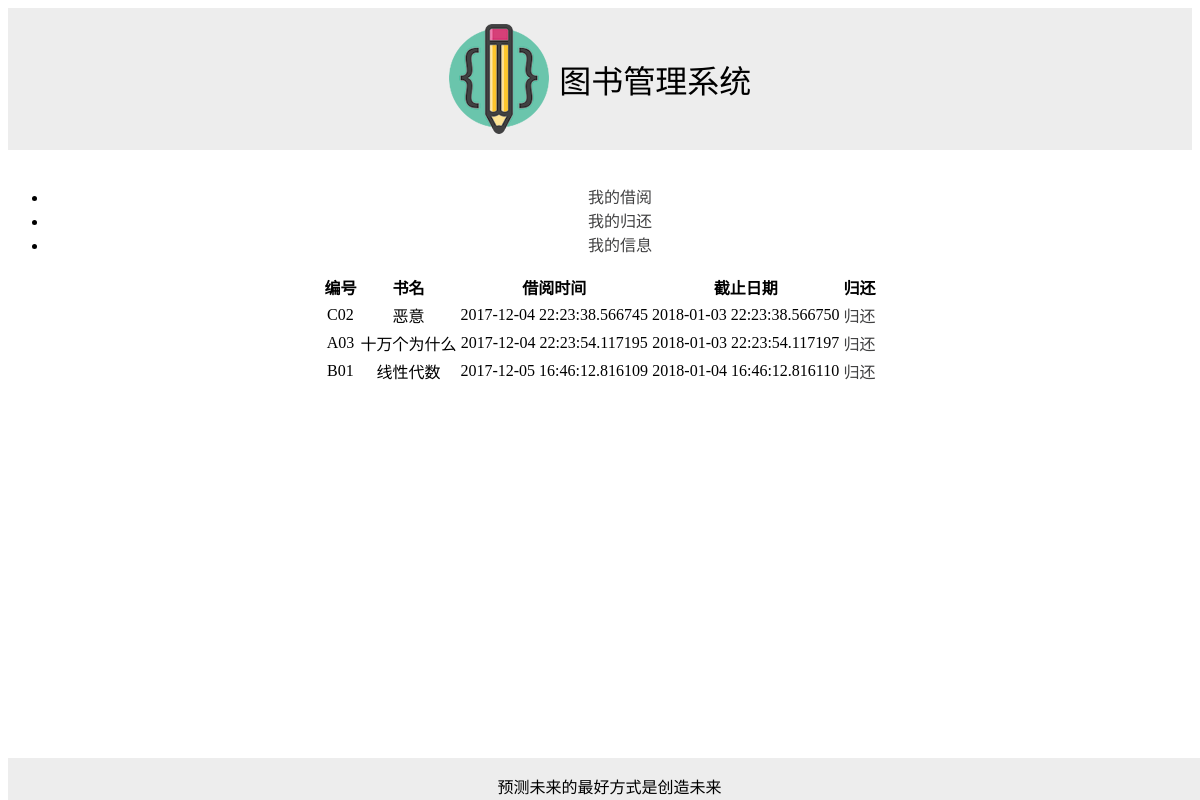
/borrowinfo (signed in), run on the app's committed database.
### app/models.py (models this page shows, shortened)
class Borrow(db.Model):
    __tablename__ = 'borrow'
    id = db.Column(db.INTEGER, primary_key=True)
    reader_no=db.Column(db.String(40),db.ForeignKey('reader.no'),index = True)
    book_id=db.Column(db.String(40),db.ForeignKey('book.id'))
    borrow_date=db.Column(db.DateTime)
    return_date=db.Column(db.DateTime)

class Book(db.Model):
    __tablename__ = 'book'
    id=db.Column(db.String(40),primary_key=True,unique=True)
    name = db.Column(db.String(40))
    style_num=db.Column(db.String(40))
    author=db.Column(db.String(20))
    count=db.Column(db.INTEGER,default=0)
    available_count = db.Column(db.INTEGER, default=0)
    price=db.Column(db.FLOAT,default=0)
    press=db.Column(db.String(40))
    publish_date=db.Column(db.String(40))
    summary=db.Column(db.String(80))

### app/views.py (the view)
@app.route('/borrowinfo',methods=['GET','POST'])
def borrowinfo():
    booklist=models.Book.query.all()
    returnlist=[]
    borrowlist=models.Borrow.query.filter_by(reader_no=session['user']).all()
    return  render_template('borrowinfo.html',borrowlist=borrowlist,booklist=booklist)

### app/templates/borrowinfo.html
{% extends "base.html" %}
{% block content %}
    <div class="pure-menu pure-menu-horizontal"id="reader-menu">
    <ul class="pure-menu-list" >
        <li class="pure-menu-item"><a href="{{ url_for('borrowinfo') }}" class="pure-menu-link">我的借阅</a> </li>
        <li class="pure-menu-item"><a href="{{ url_for('returnifo') }}" class="pure-menu-link">我的归还</a></li>
        <li class="pure-menu-item"><a href="{{ url_for('myinfo') }}" class="pure-menu-link">我的信息</a></li>
    </ul>
<table class="pure-table">
<thead>
<tr>
    <th>编号</th>
    <th>书名</th>
    <th>借阅时间</th>
    <th>截止日期</th>
    <th>归还</th>
</tr>
</thead>
<tbody>
{% for book in borrowlist  %}
<tr align="center">
<td>{{ book.book_id }}</td>
    {% for b in booklist %}
         {% if b.id==book.book_id %}
            <td>{{ b.name }}</td>
        {% endif %}
    {% endfor %}
<td>{{ book.borrow_date}}</td>
<td>{{ book.return_date }}</td>
<td ><a href="/return/{{ book.book_id }}&{{ book.reader_no }}">归还</a></td>
</tr>
{% endfor %}
</tbody>
</table>
{% endblock %}

### app/static/style.css (style rules this page uses)
body { margin-bottom: 60px; }
a { text-decoration: none; color: #414142; position: relative; }
table { max-width: 1200px; margin: 0 auto; }
#reader-menu { text-align: center; }

### data on the page
Borrow: book_id "C02", borrow_date "2017-12-04 22:23:38.566745", return_date "2018-01-03 22:23:38.566750"
Book: name "恶意"
Borrow: book_id "A03", borrow_date "2017-12-04 22:23:54.117195", return_date "2018-01-03 22:23:54.117197"
Book: name "十万个为什么"
Borrow: book_id "B01", borrow_date "2017-12-05 16:46:12.816109", return_date "2018-01-04 16:46:12.816110"
Book: name "线性代数"
